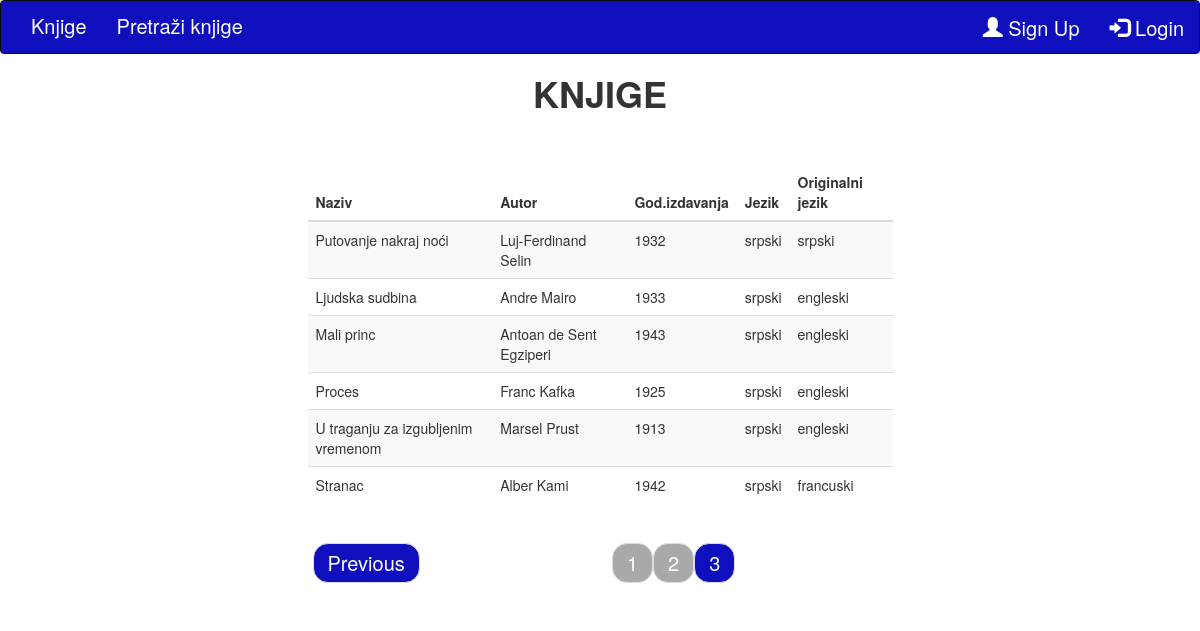
The page /index.php?page=3 on the database its author committed.
### tables this page shows
CREATE TABLE IF NOT EXISTS `spisak_knjiga` (
  `knjiga_id` int(11) NOT NULL AUTO_INCREMENT,
  `naziv` varchar(250) DEFAULT NULL,
  `autor_id` int(11) DEFAULT NULL,
  `godina_izdanja` int(4) DEFAULT NULL,
  `jezik_id` int(11) DEFAULT NULL,
  `originalni_jezik_id` int(11) DEFAULT NULL,
  PRIMARY KEY (`knjiga_id`),
  KEY `autor_id_idx` (`autor_id`),
  KEY `jezik_id_idx` (`jezik_id`),
  KEY `originalni_jezik_id_idx` (`originalni_jezik_id`)
);

CREATE TABLE IF NOT EXISTS `autori` (
  `autor_id` int(11) NOT NULL AUTO_INCREMENT,
  `autor` varchar(250) DEFAULT NULL,
  PRIMARY KEY (`autor_id`)
);

CREATE TABLE IF NOT EXISTS `jezik` (
  `jezik_id` int(11) NOT NULL AUTO_INCREMENT,
  `jezik` varchar(250) DEFAULT NULL,
  PRIMARY KEY (`jezik_id`)
);

### classes/Join_tables.class.php (called while the page is built, shortened)
<?php
class Join_tables{
    public static function load_books($limit,$offset){
        $db = Connect::getInstance();
        $className = get_called_class();
        $res = $db->query("SELECT spisak_knjiga.knjiga_id, spisak_knjiga.naziv,spisak_knjiga.godina_izdanja, autori.autor, jezik1.jezik as 'prvi_jezik', jezik2.jezik as 'drugi_jezik'
                FROM spisak_knjiga
                LEFT JOIN autori ON autori.autor_id = spisak_knjiga.autor_id
                LEFT JOIN jezik jezik1 ON jezik1.jezik_id = spisak_knjiga.jezik_id
                LEFT JOIN jezik jezik2 ON jezik2.jezik_id = spisak_knjiga.originalni_jezik_id ORDER BY spisak_knjiga.knjiga_id DESC LIMIT " . $limit . " OFFSET " . $offset);
       if($res->rowCount() == 0){
            echo '<h3>Nema knjiga za ovu pretragu</h3>';
            $arr = array();
            return $arr;
        }else{
            $arr = array();
            while($r = $res->fetchObject($className)){
            $arr[] = $r;
            }
            return $arr;
        }
    }
}

### index.php (the view, shortened to what this page needs)
<?php
include_once 'include/nav.php';
$page = !empty($_GET['page']) ? (int)$_GET['page']:1;
$items_per_page=10;
$itc = Books::get_all();
$items_total_count = count($itc);
$paginate = new Pagination($page,$items_per_page,$items_total_count);
$limit = $items_per_page;
$offset = $paginate->offset();
$knjige = Join_tables::load_books($limit,$offset);
?>
<div class="row">
    <div class="col-md-6 col-md-offset-3">
       <h1>Knjige</h1><br /><br />
        <table class="table table-striped table-inverse">
        <thead>
            <tr>
                <th>Naziv</th>
                <th>Autor</th>
                <th>God.izdavanja</th>
                <th>Jezik</th>
                <th>Originalni jezik</th>
            </tr>
        </thead>
        <tbody>
        <?php
             foreach ($knjige as $knjiga){
            ?>
            <tr>
                <td><?php echo $knjiga->naziv ?></td>
                <td><?php echo $knjiga->autor ?></td>
                <td><?php echo $knjiga->godina_izdanja ?></td>
                <td><?php echo $knjiga->prvi_jezik ?></td>
                <td><?php echo $knjiga->drugi_jezik ?></td>
            </tr>
            <?php } ?>
        </tbody>
    </table>
    <div class="row">
        <ul class="pager">
        </ul>
    </div>
   </div>
  </div>
</body>
</html>

### css/style.css (style rules this page uses)
body { font-family:Arial, sans-serif; }
h1, h2, h3, h4, h5, h6 { text-transform:uppercase; font-weight: bold !important; text-align: center !important; color:#0f0fbd; margin:0.5em 0 0.7em 0; }

### rows shown on the page
spisak_knjiga: naziv "Putovanje nakraj noći", autor.autor "Luj-Ferdinand Selin", godina_izdanja "1932", jezik.jezik "srpski"
spisak_knjiga: naziv "Ljudska sudbina", autor.autor "Andre Mairo", godina_izdanja "1933", jezik.jezik "srpski", originalni_jezik.jezik "engleski"
spisak_knjiga: naziv "Mali princ", autor.autor "Antoan de Sent Egziperi", godina_izdanja "1943", jezik.jezik "srpski", originalni_jezik.jezik "engleski"
spisak_knjiga: naziv "Proces", autor.autor "Franc Kafka", godina_izdanja "1925", jezik.jezik "srpski", originalni_jezik.jezik "engleski"
spisak_knjiga: naziv "U traganju za izgubljenim vremenom", autor.autor "Marsel Prust", godina_izdanja "1913", jezik.jezik "srpski", originalni_jezik.jezik "engleski"
spisak_knjiga: naziv "Stranac", autor.autor "Alber Kami", godina_izdanja "1942", jezik.jezik "srpski", originalni_jezik.jezik "francuski"
